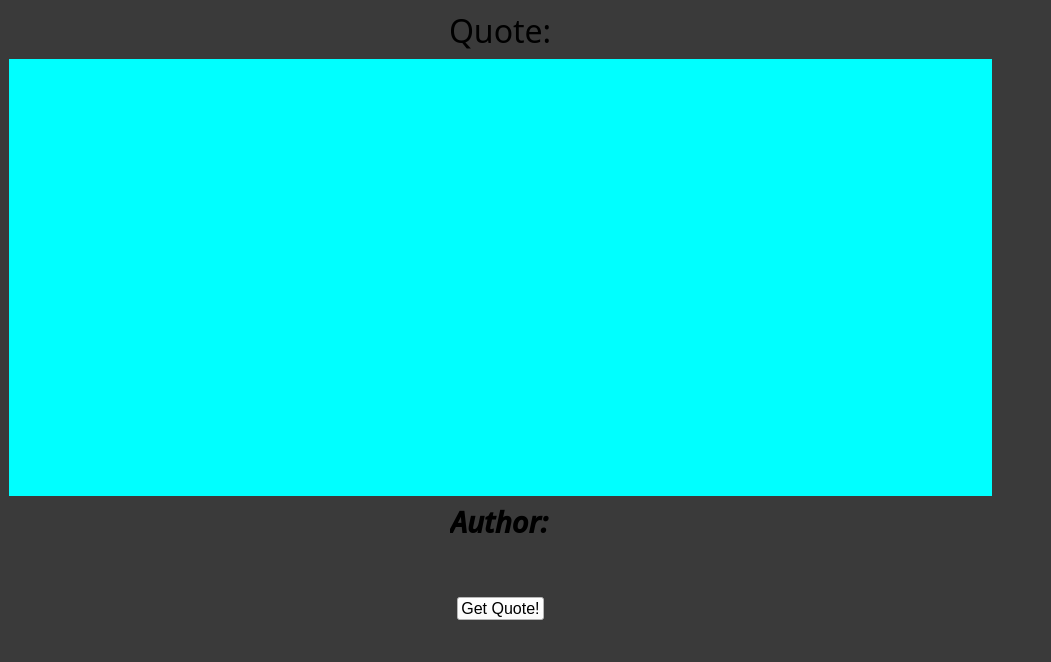
<?xml version="1.0" encoding="UTF-8"?>
<ui version="4.0">
 <class>MainWindow</class>
 <widget class="QMainWindow" name="MainWindow">
  <property name="geometry">
   <rect>
    <x>0</x>
    <y>0</y>
    <width>1051</width>
    <height>662</height>
   </rect>
  </property>
  <property name="windowTitle">
   <string>MainWindow</string>
  </property>
  <property name="styleSheet">
   <string notr="true">background-color: rgb(3, 2, 2);</string>
  </property>
  <widget class="QWidget" name="centralwidget">
   <property name="styleSheet">
    <string notr="true">background-color: rgb(58, 58, 58);</string>
   </property>
   <widget class="QWidget" name="verticalLayoutWidget">
    <property name="geometry">
     <rect>
      <x>0</x>
      <y>-1</y>
      <width>1001</width>
      <height>621</height>
     </rect>
    </property>
    <layout class="QVBoxLayout" name="verticalLayout">
     <item>
      <widget class="QWidget" name="widget" native="true">
       <property name="sizePolicy">
        <sizepolicy hsizetype="Preferred" vsizetype="Expanding">
         <horstretch>0</horstretch>
         <verstretch>0</verstretch>
        </sizepolicy>
       </property>
       <layout class="QVBoxLayout" name="verticalLayout_3">
        <item>
         <layout class="QVBoxLayout" name="verticalLayout_2">
          <item alignment="Qt::AlignHCenter">
           <widget class="QLabel" name="Quote">
            <property name="font">
             <font>
              <family>Old Antic Outline Shaded</family>
              <pointsize>24</pointsize>
             </font>
            </property>
            <property name="styleSheet">
             <string notr="true">border-top-color: rgb(182, 35, 255);</string>
            </property>
            <property name="text">
             <string>Quote:</string>
            </property>
           </widget>
          </item>
          <item>
           <widget class="QLabel" name="QuoteData">
            <property name="sizePolicy">
             <sizepolicy hsizetype="Expanding" vsizetype="Expanding">
              <horstretch>0</horstretch>
              <verstretch>0</verstretch>
             </sizepolicy>
            </property>
            <property name="font">
             <font>
              <family>Impact</family>
              <pointsize>16</pointsize>
             </font>
            </property>
            <property name="styleSheet">
             <string notr="true">background-color: rgb(0, 255, 255);</string>
            </property>
            <property name="text">
             <string/>
            </property>
           </widget>
          </item>
          <item alignment="Qt::AlignHCenter|Qt::AlignVCenter">
           <widget class="QLabel" name="label">
            <property name="sizePolicy">
             <sizepolicy hsizetype="Preferred" vsizetype="Preferred">
              <horstretch>0</horstretch>
              <verstretch>0</verstretch>
             </sizepolicy>
            </property>
            <property name="font">
             <font>
              <family>Open Sans Semibold</family>
              <pointsize>22</pointsize>
              <weight>75</weight>
              <italic>true</italic>
              <bold>true</bold>
             </font>
            </property>
            <property name="styleSheet">
             <string notr="true"/>
            </property>
            <property name="text">
             <string>Author:</string>
            </property>
           </widget>
          </item>
          <item alignment="Qt::AlignHCenter|Qt::AlignVCenter">
           <widget class="QLabel" name="Author">
            <property name="font">
             <font>
              <family>Lucida Sans Typewriter</family>
              <pointsize>18</pointsize>
             </font>
            </property>
            <property name="styleSheet">
             <string notr="true">background-color: rgb(0, 255, 255);</string>
            </property>
            <property name="text">
             <string>&lt;html&gt;&lt;head/&gt;&lt;body&gt;&lt;p/&gt;&lt;/body&gt;&lt;/html&gt;</string>
            </property>
           </widget>
          </item>
         </layout>
        </item>
       </layout>
      </widget>
     </item>
     <item alignment="Qt::AlignHCenter">
      <widget class="QPushButton" name="pushButton">
       <property name="maximumSize">
        <size>
         <width>979</width>
         <height>23</height>
        </size>
       </property>
       <property name="font">
        <font>
         <pointsize>12</pointsize>
        </font>
       </property>
       <property name="cursor">
        <cursorShape>PointingHandCursor</cursorShape>
       </property>
       <property name="styleSheet">
        <string notr="true">background-color: rgb(255, 255, 255);</string>
       </property>
       <property name="text">
        <string>Get Quote!</string>
       </property>
       <property name="autoDefault">
        <bool>true</bool>
       </property>
       <property name="default">
        <bool>false</bool>
       </property>
      </widget>
     </item>
    </layout>
   </widget>
  </widget>
 </widget>
 <resources/>
 <connections/>
</ui>
